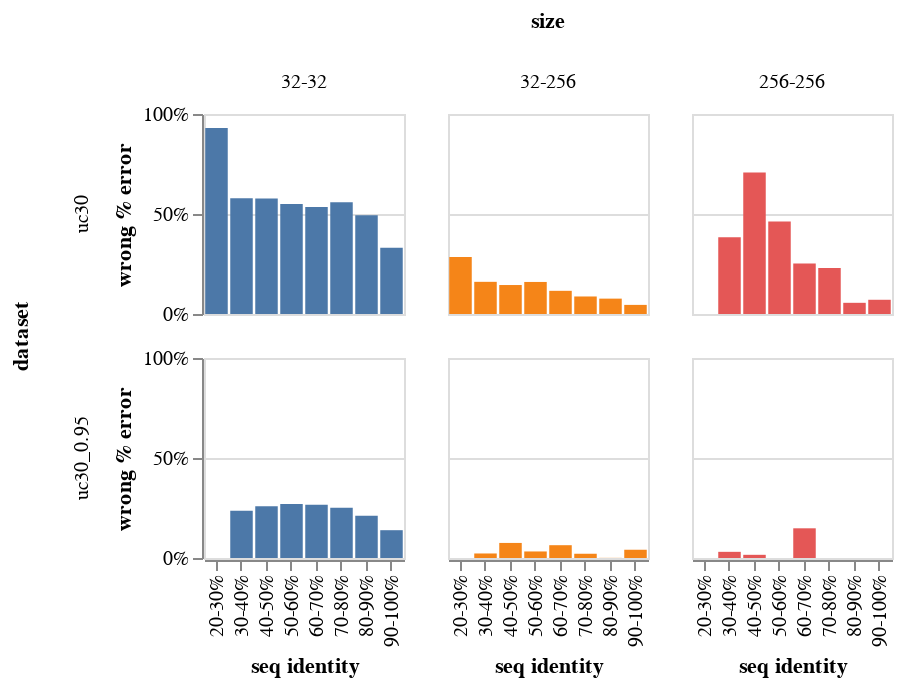

Notebook code for this chart:
### Markdown cell above
Uniclust30 % Error

### Code cell
c = alt.Chart(data).mark_bar().encode(
    x = "seq identity",
    y = alt.Y("wrong % error", axis = alt.Axis(format = "%")),
    column = alt.Column("size", sort = ["32-32", "32-256", "256-256"]),
    row = "dataset",
    color = alt.Color("size", legend = None, sort = ["32-32", "32-256", "256-256"])
).properties(
    width = 100,
    height = 100
)
save(c, "uniclust30_percent_error.pdf")
c

### Figure 1 — Vega-Lite specification as saved in the notebook (floating-point values rounded to 4 significant figures)
{"config": {"view": {"continuousWidth": 400, "continuousHeight": 300}}, "data": {"name": "data-9b3387c5ef172cd89464211450834f81"}, "mark": "bar", "encoding": {"color": {"type": "nominal", "field": "size", "legend": null, "sort": ["32-32", "32-256", "256-256"]}, "column": {"type": "nominal", "field": "size", "sort": ["32-32", "32-256", "256-256"]}, "row": {"type": "nominal", "field": "dataset"}, "x": {"type": "nominal", "field": "seq identity"}, "y": {"type": "quantitative", "axis": {"format": "%"}, "field": "wrong % error"}}, "height": 100, "width": 100, "$schema": "https://vega.github.io/schema/vega-lite/v4.8.1.json", "datasets": {"data-9b3387c5ef172cd89464211450834f81": [{"dataset": "uc30_0.95", "size": "32-32", "seq identity": "0-10%", "count": 0, "wrong": 0, "wrong % error": null, "% wrong": null}, {"dataset": "uc30_0.95", "size": "32-32", "seq identity": "10-20%", "count": 0, "wrong": 0, "wrong % error": null, "% wrong": null}, {"dataset": "uc30_0.95", "size": "32-32", "seq identity": "20-30%", "count": 14, "wrong": 0, "wrong % error": null, "% wrong": 0.0}, {"dataset": "uc30_0.95", "size": "32-32", "seq identity": "30-40%", "count": 873, "wrong": 48, "wrong % error": 0.2364, "% wrong": 0.05498}, {"dataset": "uc30_0.95", "size": "32-32", "seq identity": "40-50%", "count": 1166, "wrong": 72, "wrong % error": 0.2589, "% wrong": 0.06175}, {"dataset": "uc30_0.95", "size": "32-32", "seq identity": "50-60%", "count": 951, "wrong": 38, "wrong % error": 0.2699, "% wrong": 0.03996}, {"dataset": "uc30_0.95", "size": "32-32", "seq identity": "60-70%", "count": 923, "wrong": 29, "wrong % error": 0.266, "% wrong": 0.03142}, {"dataset": "uc30_0.95", "size": "32-32", "seq identity": "70-80%", "count": 789, "wrong": 21, "wrong % error": 0.2508, "% wrong": 0.02662}, {"dataset": "uc30_0.95", "size": "32-32", "seq identity": "80-90%", "count": 747, "wrong": 10, "wrong % error": 0.2109, "% wrong": 0.01339}, {"dataset": "uc30_0.95", "size": "32-32", "seq identity": "90-100%", "count": 1537, "wrong": 20, "wrong % error": 0.139, "% wrong": 0.01301}, {"dataset": "uc30_0.95", "size": "32-256", "seq identity": "0-10%", "count": 0, "wrong": 0, "wrong % error": null, "% wrong": null}, {"dataset": "uc30_0.95", "size": "32-256", "seq identity": "10-20%", "count": 0, "wrong": 0, "wrong % error": null, "% wrong": null}, {"dataset": "uc30_0.95", "size": "32-256", "seq identity": "20-30%", "count": 14, "wrong": 0, "wrong % error": null, "% wrong": 0.0}, {"dataset": "uc30_0.95", "size": "32-256", "seq identity": "30-40%", "count": 873, "wrong": 6, "wrong % error": 0.02263, "% wrong": 0.006873}, {"dataset": "uc30_0.95", "size": "32-256", "seq identity": "40-50%", "count": 1166, "wrong": 8, "wrong % error": 0.07535, "% wrong": 0.006861}, {"dataset": "uc30_0.95", "size": "32-256", "seq identity": "50-60%", "count": 951, "wrong": 4, "wrong % error": 0.03272, "% wrong": 0.004206}, {"dataset": "uc30_0.95", "size": "32-256", "seq identity": "60-70%", "count": 923, "wrong": 4, "wrong % error": 0.06402, "% wrong": 0.004334}, {"dataset": "uc30_0.95", "size": "32-256", "seq identity": "70-80%", "count": 789, "wrong": 5, "wrong % error": 0.02126, "% wrong": 0.006337}, {"dataset": "uc30_0.95", "size": "32-256", "seq identity": "80-90%", "count": 747, "wrong": 1, "wrong % error": 0.0006338, "% wrong": 0.001339}, {"dataset": "uc30_0.95", "size": "32-256", "seq identity": "90-100%", "count": 1537, "wrong": 6, "wrong % error": 0.04126, "% wrong": 0.003904}, {"dataset": "uc30_0.95", "size": "256-256", "seq identity": "0-10%", "count": 0, "wrong": 0, "wrong % error": null, "% wrong": null}, {"dataset": "uc30_0.95", "size": "256-256", "seq identity": "10-20%", "count": 0, "wrong": 0, "wrong % error": null, "% wrong": null}, {"dataset": "uc30_0.95", "size": "256-256", "seq identity": "20-30%", "count": 14, "wrong": 0, "wrong % error": null, "% wrong": 0.0}, {"dataset": "uc30_0.95", "size": "256-256", "seq identity": "30-40%", "count": 873, "wrong": 1, "wrong % error": 0.03083, "% wrong": 0.001145}, {"dataset": "uc30_0.95", "size": "256-256", "seq identity": "40-50%", "count": 1166, "wrong": 2, "wrong % error": 0.01591, "% wrong": 0.001715}, {"dataset": "uc30_0.95", "size": "256-256", "seq identity": "50-60%", "count": 951, "wrong": 0, "wrong % error": null, "% wrong": 0.0}, {"dataset": "uc30_0.95", "size": "256-256", "seq identity": "60-70%", "count": 923, "wrong": 1, "wrong % error": 0.1485, "% wrong": 0.001083}, {"dataset": "uc30_0.95", "size": "256-256", "seq identity": "70-80%", "count": 789, "wrong": 0, "wrong % error": null, "% wrong": 0.0}, {"dataset": "uc30_0.95", "size": "256-256", "seq identity": "80-90%", "count": 747, "wrong": 0, "wrong % error": null, "% wrong": 0.0}, {"dataset": "uc30_0.95", "size": "256-256", "seq identity": "90-100%", "count": 1537, "wrong": 0, "wrong % error": null, "% wrong": 0.0}, {"dataset": "uc30", "size": "32-32", "seq identity": "0-10%", "count": 0, "wrong": 0, "wrong % error": null, "% wrong": null}, {"dataset": "uc30", "size": "32-32", "seq identity": "10-20%", "count": 0, "wrong": 0, "wrong % error": null, "% wrong": null}, {"dataset": "uc30", "size": "32-32", "seq identity": "20-30%", "count": 192, "wrong": 82, "wrong % error": 0.9296, "% wrong": 0.4271}, {"dataset": "uc30", "size": "32-32", "seq identity": "30-40%", "count": 1170, "wrong": 292, "wrong % error": 0.5784, "% wrong": 0.2496}, {"dataset": "uc30", "size": "32-32", "seq identity": "40-50%", "count": 1182, "wrong": 277, "wrong % error": 0.5775, "% wrong": 0.2343}, {"dataset": "uc30", "size": "32-32", "seq identity": "50-60%", "count": 1160, "wrong": 231, "wrong % error": 0.5505, "% wrong": 0.1991}, {"dataset": "uc30", "size": "32-32", "seq identity": "60-70%", "count": 1044, "wrong": 198, "wrong % error": 0.5351, "% wrong": 0.1897}, {"dataset": "uc30", "size": "32-32", "seq identity": "70-80%", "count": 847, "wrong": 106, "wrong % error": 0.5582, "% wrong": 0.1251}, {"dataset": "uc30", "size": "32-32", "seq identity": "80-90%", "count": 694, "wrong": 89, "wrong % error": 0.4932, "% wrong": 0.1282}, {"dataset": "uc30", "size": "32-32", "seq identity": "90-100%", "count": 711, "wrong": 19, "wrong % error": 0.3312, "% wrong": 0.02672}, {"dataset": "uc30", "size": "32-256", "seq identity": "0-10%", "count": 0, "wrong": 0, "wrong % error": null, "% wrong": null}, {"dataset": "uc30", "size": "32-256", "seq identity": "10-20%", "count": 0, "wrong": 0, "wrong % error": null, "% wrong": null}, {"dataset": "uc30", "size": "32-256", "seq identity": "20-30%", "count": 192, "wrong": 10, "wrong % error": 0.285, "% wrong": 0.05208}, {"dataset": "uc30", "size": "32-256", "seq identity": "30-40%", "count": 1170, "wrong": 34, "wrong % error": 0.1609, "% wrong": 0.02906}, {"dataset": "uc30", "size": "32-256", "seq identity": "40-50%", "count": 1182, "wrong": 33, "wrong % error": 0.1449, "% wrong": 0.02792}, {"dataset": "uc30", "size": "32-256", "seq identity": "50-60%", "count": 1160, "wrong": 33, "wrong % error": 0.1602, "% wrong": 0.02845}, {"dataset": "uc30", "size": "32-256", "seq identity": "60-70%", "count": 1044, "wrong": 31, "wrong % error": 0.1159, "% wrong": 0.02969}, {"dataset": "uc30", "size": "32-256", "seq identity": "70-80%", "count": 847, "wrong": 13, "wrong % error": 0.08762, "% wrong": 0.01535}, {"dataset": "uc30", "size": "32-256", "seq identity": "80-90%", "count": 694, "wrong": 20, "wrong % error": 0.07686, "% wrong": 0.02882}, {"dataset": "uc30", "size": "32-256", "seq identity": "90-100%", "count": 711, "wrong": 8, "wrong % error": 0.04555, "% wrong": 0.01125}, {"dataset": "uc30", "size": "256-256", "seq identity": "0-10%", "count": 0, "wrong": 0, "wrong % error": null, "% wrong": null}, {"dataset": "uc30", "size": "256-256", "seq identity": "10-20%", "count": 0, "wrong": 0, "wrong % error": null, "% wrong": null}, {"dataset": "uc30", "size": "256-256", "seq identity": "20-30%", "count": 192, "wrong": 0, "wrong % error": null, "% wrong": 0.0}, {"dataset": "uc30", "size": "256-256", "seq identity": "30-40%", "count": 1170, "wrong": 7, "wrong % error": 0.3835, "% wrong": 0.005983}, {"dataset": "uc30", "size": "256-256", "seq identity": "40-50%", "count": 1182, "wrong": 4, "wrong % error": 0.708, "% wrong": 0.003384}, {"dataset": "uc30", "size": "256-256", "seq identity": "50-60%", "count": 1160, "wrong": 7, "wrong % error": 0.4627, "% wrong": 0.006034}, {"dataset": "uc30", "size": "256-256", "seq identity": "60-70%", "count": 1044, "wrong": 6, "wrong % error": 0.2521, "% wrong": 0.005747}, {"dataset": "uc30", "size": "256-256", "seq identity": "70-80%", "count": 847, "wrong": 2, "wrong % error": 0.2304, "% wrong": 0.002361}, {"dataset": "uc30", "size": "256-256", "seq identity": "80-90%", "count": 694, "wrong": 1, "wrong % error": 0.0559, "% wrong": 0.001441}, {"dataset": "uc30", "size": "256-256", "seq identity": "90-100%", "count": 711, "wrong": 1, "wrong % error": 0.07113, "% wrong": 0.001406}]}}
